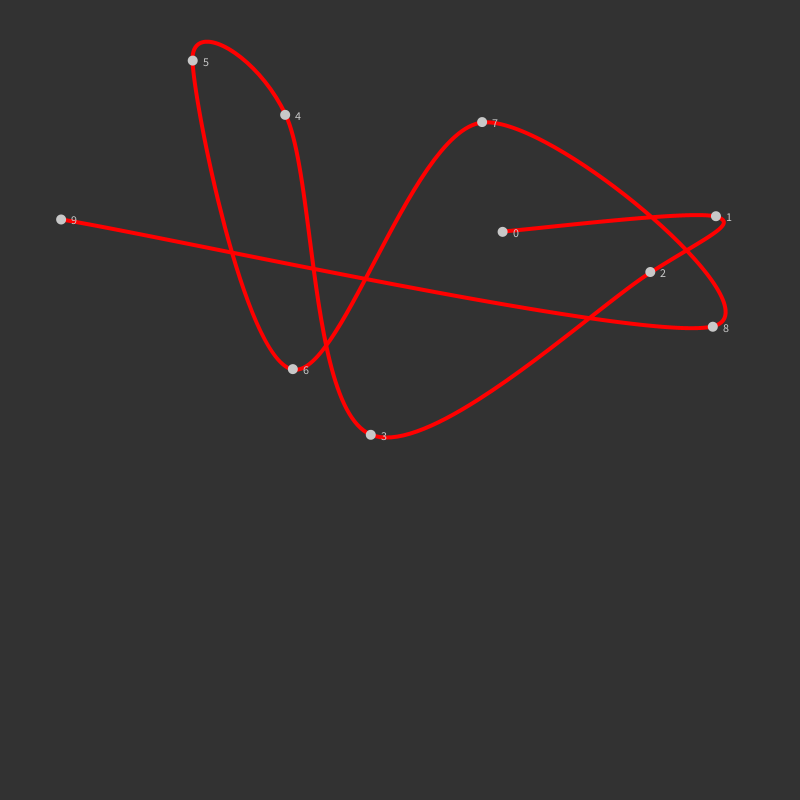
Frame 1 (no input)
Frame 60 (the mouse pressed at the canvas centre just before this capture): identical to frame 1, image omitted
Frame 120 (the mouse held since frame 60 and released just before this capture): identical to frame 1, image omitted

The Processing sketch that drew this single still picture (run headless with seeded random() and noise(); from frame 60 on, the mouse is pressed at the canvas centre):

// Processing sketch: Structure_19_Coordinate_Path
// ── Structure_19_Coordinate_Path.pde
//KP S25 DMP
//Programming Data Visualition 
//DataVis Processing Toolkit
int margin = 50;
int pointCount = 10;
float[][] pointPairs = new float[pointCount][2];
int markerSize = 10;

void setup() {
  size(800, 800);
  for (int i=0; i<pointCount; i++) {
    pointPairs[i][0] = random(0, 100);
    pointPairs[i][1] = random(0, 100);
  }
}

void draw() {
  background(50);
  
  // Draw Path
  noFill();
  stroke(255, 0, 0);
  strokeWeight(4);
  beginShape();
  curveVertex(map(pointPairs[0][0], 0, 100, margin, width-margin), map(pointPairs[0][1], 0, 100, margin, height-margin));
  for (int i=0; i<pointPairs.length; i++) {
    float posX = map(pointPairs[i][0], 0, 100, margin, width-margin);
    float posY = map(pointPairs[i][1], 0, 100, margin, height-margin);
    curveVertex(posX, posY);
  }
  curveVertex(map(pointPairs[pointPairs.length-1][0], 0, 100, margin, width-margin), map(pointPairs[pointPairs.length-1][1], 0, 100, margin, height-margin));
  endShape();
  
  // Draw Points
  noStroke();
  fill(200);
  for (int i=0; i<pointPairs.length; i++) {
    float posX = map(pointPairs[i][0], 0, 100, margin, width-margin);
    float posY = map(pointPairs[i][1], 0, 100, margin, height-margin);
    ellipse(posX, posY, markerSize, markerSize);
    text(i, posX+10, posY+5);
  }
}
